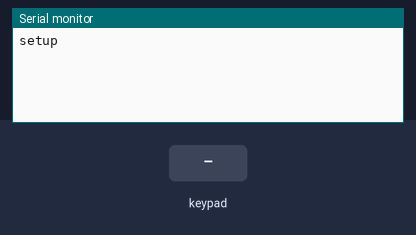
Bench run of a sketch on a simulated Arduino Uno, built with avr-gcc and run on an emulated ATmega328P. Shown: the last lines printed to the serial monitor. The test bench sets the inputs (shaded band).

Above: at 1.2 s.
1.3 s: key '2' pressed
At 2.0 s:
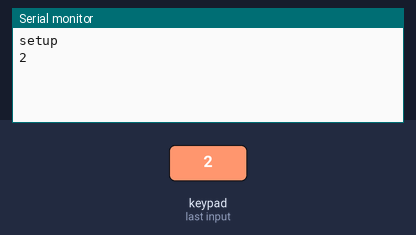
2.8 s: key 'q' pressed
At 3.3 s:
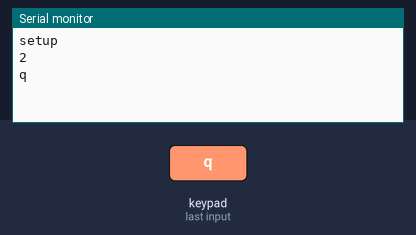
4.3 s: key 'e' pressed
At 5.5 s:
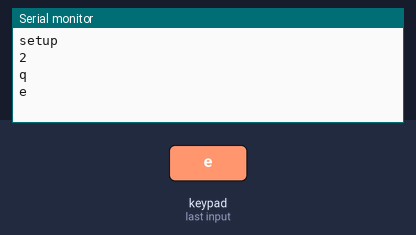
5.8 s: key 't' pressed
At 6.5 s:
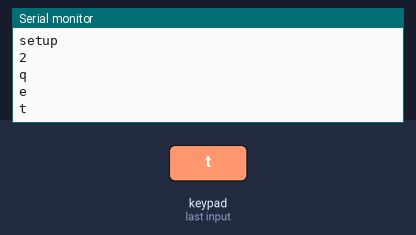
7.3 s: key 'u' pressed
At 7.7 s:
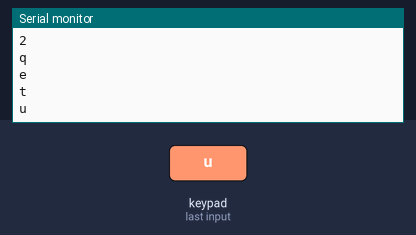
8.8 s: key 'o' pressed
At 10.2 s:
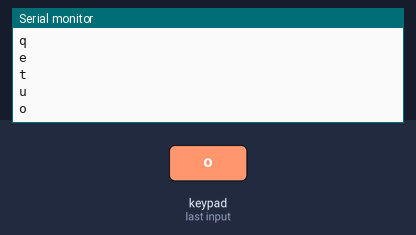

Measured:
- after the input at 1.3 s, the serial monitor: prints a new line at once (image 1)
- after the input at 2.8 s, the serial monitor: prints a new line at once (image 2)
- after the input at 4.3 s, the serial monitor: prints a new line at once (image 3)
- after the input at 5.8 s, the serial monitor: prints a new line at once (image 4)
- after the input at 7.3 s, the serial monitor: prints a new line at once (image 5)
- after the input at 8.8 s, the serial monitor: prints a new line at once (image 6)

The sketch:

CommodoreKeyboard.ino
```cpp
#include <Keypad.h>


const byte ROWS = 8;
const byte COLS = 6;
char keys[ROWS][COLS] = {
  {'2','4','6','8','0','-'},//,'A','B'}, // A and C seem shorted
  {'1','3','5','7','9','+'},//,'C','D'},
  {'q','e','t','u','o','@'},//,'E','F'},
  {'G','w','r','y','i','p'},//,'*','H'},
  {'I','s','f','h','k',':'},//,'=','J'},
  {'K','a','d','g','j','l'},//,';','M'}//,
  {' ','z','c','b','m','.'},//,'O','P'},
  {'Q','R','x','v','n',','}//,'/','S'}
};
byte rowPins[ROWS] = {4,11,5,10,6,9,7,8};
byte colPins[COLS] = {19,18,17,16,15,14};//,13,12};

Keypad keypad = Keypad( makeKeymap(keys), rowPins, colPins, ROWS, COLS );

void setup(){
  Serial.begin(115200);
  Serial.println("setup");


}

void loop(){
  char key = keypad.getKey();

  if (key){
    Serial.println(key);
    //if(key ==
  }
}
```
